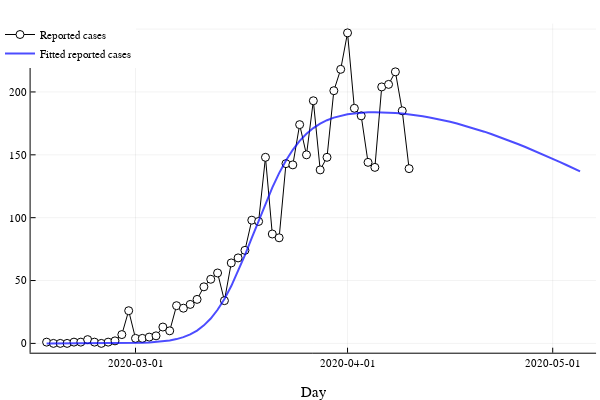

This figure's notebook cell:
### Code cell
plot(Datum, Incidence, label = "Reported cases", marker = (:circle, :white), line = (:black));
plot!(dayToDate.(t), fitted_incidence, label = "Fitted reported cases", line = (2, 0.7, :blue))
plot!(legend = :topleft, xlabel = "Day")

### Figure 1 — Plotly figure (JSON) as saved in the notebook; plotly's stock layout.template omitted (floating-point values rounded to 4 significant figures)
{"data": [{"colorbar": {"title": ""}, "legendgroup": "Reported cases", "line": {"color": "rgba(0, 0, 0, 1.000)", "dash": "solid", "shape": "linear", "width": 1}, "marker": {"color": "rgba(255, 255, 255, 1.000)", "line": {"color": "rgba(0, 0, 0, 1.000)", "width": 1}, "size": 8, "symbol": "circle"}, "mode": "lines+markers", "name": "Reported cases", "showlegend": true, "type": "scatter", "x": [737472, 737473, 737474, 737475, 737476, 737477, 737478, 737479, 737480, 737481, 737482, 737483, 737484, 737485, 737486, 737487, 737488, 737489, 737490, 737491, 737492, 737493, 737494, 737495, 737496, 737497, 737498, 737499, 737500, 737501, 737502, 737503, 737504, 737505, 737506, 737507, 737508, 737509, 737510, 737511, 737512, 737513, 737514, 737515, 737516, 737517, 737518, 737519, 737520, 737521, 737522, 737523, 737524, 737525], "xaxis": "x1", "y": [1, 0, 0, 0, 1, 1, 3, 1, 0, 1, 2, 7, 26, 4, 4, 5, 6, 13, 10, 30, 28, 31, 35, 45, 51, 56, 34, 64, 68, 74, 98, 97, 148, 87, 84, 143, 142, 174, 150, 193, 138, 148, 201, 218, 247, 187, 181, 144, 140, 204, 206, 216, 185, 139], "yaxis": "y1", "zmax": null, "zmin": null}, {"colorbar": {"title": ""}, "legendgroup": "Fitted reported cases", "line": {"color": "rgba(0, 0, 255, 0.700)", "dash": "solid", "shape": "linear", "width": 2}, "mode": "lines", "name": "Fitted reported cases", "showlegend": true, "type": "scatter", "x": [737472, 737473, 737474, 737475, 737476, 737477, 737478, 737479, 737480, 737481, 737482, 737483, 737484, 737485, 737486, 737487, 737488, 737489, 737490, 737491, 737492, 737493, 737494, 737495, 737496, 737497, 737498, 737499, 737500, 737501, 737502, 737503, 737504, 737505, 737506, 737507, 737508, 737509, 737510, 737511, 737512, 737513, 737514, 737515, 737516, 737517, 737518, 737519, 737520, 737521, 737522, 737523, 737524, 737525, 737526, 737527, 737528, 737529, 737530, 737531, 737532, 737533, 737534, 737535, 737536, 737537, 737538, 737539, 737540, 737541, 737542, 737543, 737544, 737545, 737546, 737547, 737548, 737549, 737550], "xaxis": "x1", "y": [0, 0.001433, 0.002817, 0.004572, 0.007089, 0.01085, 0.01655, 0.0252, 0.03835, 0.0583, 0.08855, 0.1344, 0.2035, 0.3078, 0.4643, 0.6983, 1.046, 1.561, 2.314, 3.407, 4.971, 7.175, 10.22, 14.35, 19.78, 26.73, 35.33, 45.57, 57.34, 70.28, 83.95, 97.82, 111.3, 124.0, 135.4, 145.4, 154.0, 161.0, 166.8, 171.3, 174.8, 177.5, 179.6, 181.1, 182.2, 182.9, 183.5, 183.8, 183.9, 183.8, 183.6, 183.2, 182.8, 182.2, 181.5, 180.6, 179.7, 178.7, 177.5, 176.2, 174.9, 173.4, 171.8, 170.2, 168.4, 166.6, 164.6, 162.6, 160.6, 158.4, 156.2, 153.9, 151.6, 149.3, 146.8, 144.4, 141.9, 139.4, 136.8], "yaxis": "y1", "zmax": null, "zmin": null}], "layout": {"annotations": [], "height": 400, "legend": {"bgcolor": "rgba(255, 255, 255, 1.000)", "bordercolor": "rgba(0, 0, 0, 1.000)", "font": {"color": "rgba(0, 0, 0, 1.000)", "family": "sans-serif", "size": 11}, "tracegroupgap": 0, "x": 0, "y": 1}, "margin": {"b": 20, "l": 0, "r": 0, "t": 20}, "paper_bgcolor": "rgba(255, 255, 255, 1.000)", "plot_bgcolor": "rgba(255, 255, 255, 1.000)", "showlegend": true, "width": 600, "xaxis": {"anchor": "y1", "domain": [0.05101, 0.9934], "gridcolor": "rgba(0, 0, 0, 0.100)", "gridwidth": 0.5, "linecolor": "rgba(0, 0, 0, 1.000)", "mirror": false, "range": [737500.0, 737600.0], "showgrid": true, "showline": true, "showticklabels": true, "tickangle": 0, "tickcolor": "rgb(0, 0, 0)", "tickfont": {"color": "rgba(0, 0, 0, 1.000)", "family": "sans-serif", "size": 11}, "tickmode": "array", "ticks": "inside", "ticktext": ["2020-03-01", "2020-04-01", "2020-05-01"], "tickvals": [737485, 737516, 737546], "title": "Day", "titlefont": {"color": "rgba(0, 0, 0, 1.000)", "family": "sans-serif", "size": 15}, "type": "-", "visible": true, "zeroline": false, "zerolinecolor": "rgba(0, 0, 0, 1.000)"}, "yaxis": {"anchor": "x1", "domain": [0.07581, 0.9902], "gridcolor": "rgba(0, 0, 0, 0.100)", "gridwidth": 0.5, "linecolor": "rgba(0, 0, 0, 1.000)", "mirror": false, "range": [-7.41, 254.4], "showgrid": true, "showline": true, "showticklabels": true, "tickangle": 0, "tickcolor": "rgb(0, 0, 0)", "tickfont": {"color": "rgba(0, 0, 0, 1.000)", "family": "sans-serif", "size": 11}, "tickmode": "array", "ticks": "inside", "ticktext": ["0", "50", "100", "150", "200", "250"], "tickvals": [0, 50, 100, 150, 200, 250], "title": "", "titlefont": {"color": "rgba(0, 0, 0, 1.000)", "family": "sans-serif", "size": 15}, "type": "-", "visible": true, "zeroline": false, "zerolinecolor": "rgba(0, 0, 0, 1.000)"}}}
